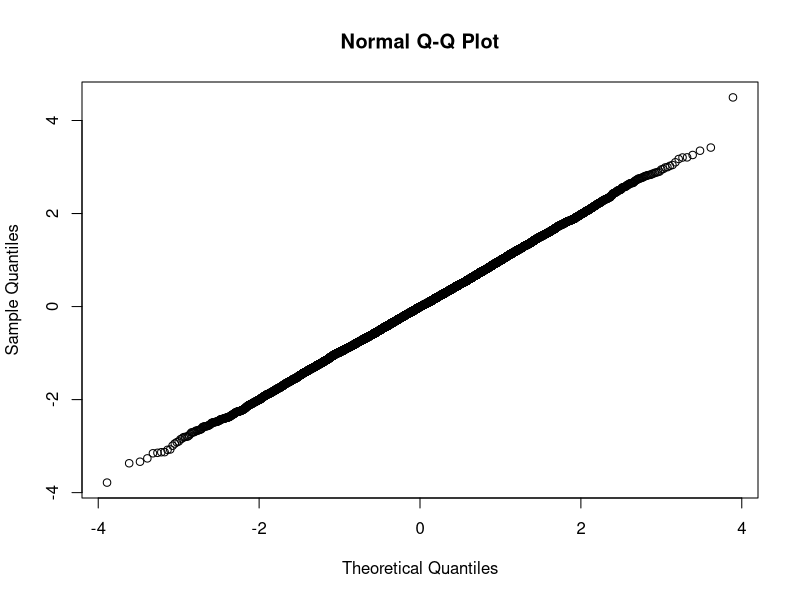
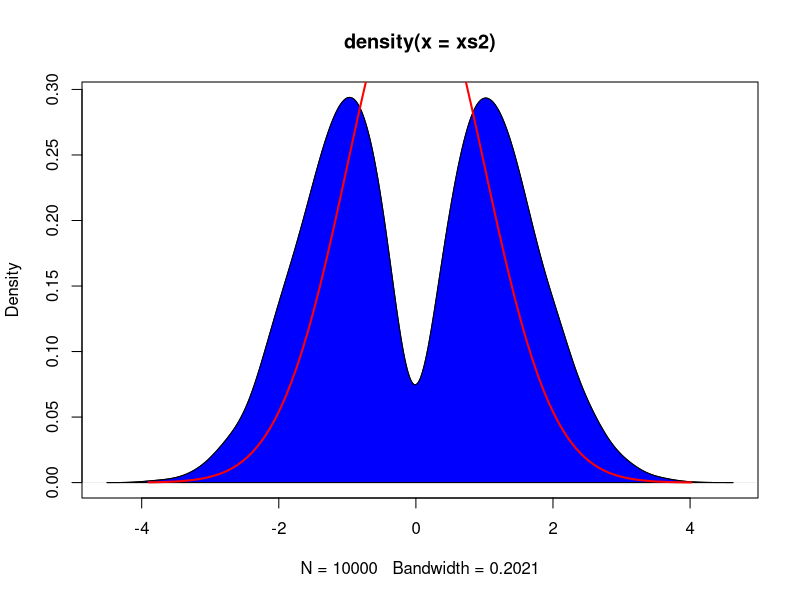

Recreate these plots in R, in order.
# The number of sample points we want
xn = 10000

# The number of switching points we generate
spn = xn * 10

# Switching points
xs <- sqrt(-2 * log(1 - runif(spn))) * rep(c(1, -1), spn / 2)
ts <- rep(0, spn)
t <- 0
x <- 0
i <- 1
while (i <= spn) {
  t <- ts[i] <- t + abs(x) + abs(xs[i])
  x <- xs[i]
  i <- i + 1
}

# Check whether we indeed have the standard normal
xs1 <- replicate(xn, 0)
j <- 1
theta <- 1
i <- 1
while (i <= xn) {
  t <- i / (xn + 1) * ts[spn]
  while (ts[j] < t) {
    j <- j + 1
    theta <- -theta
  }
  xs1[i] <- xs[j] - theta * (ts[j] - t)
  i <- i + 1
}

qqnorm(xs1)

# Now we take switching points
xs2 <- xs[sort(sample(1:spn, xn, FALSE))]

# And we plot their density against the standard normal density
d <- density(xs2)
plot(d)
polygon(d, col = "blue")
normx <- seq(min(xs2), max(xs2), length=100)
lines(normx, dnorm(normx), col="red", lwd=2)
